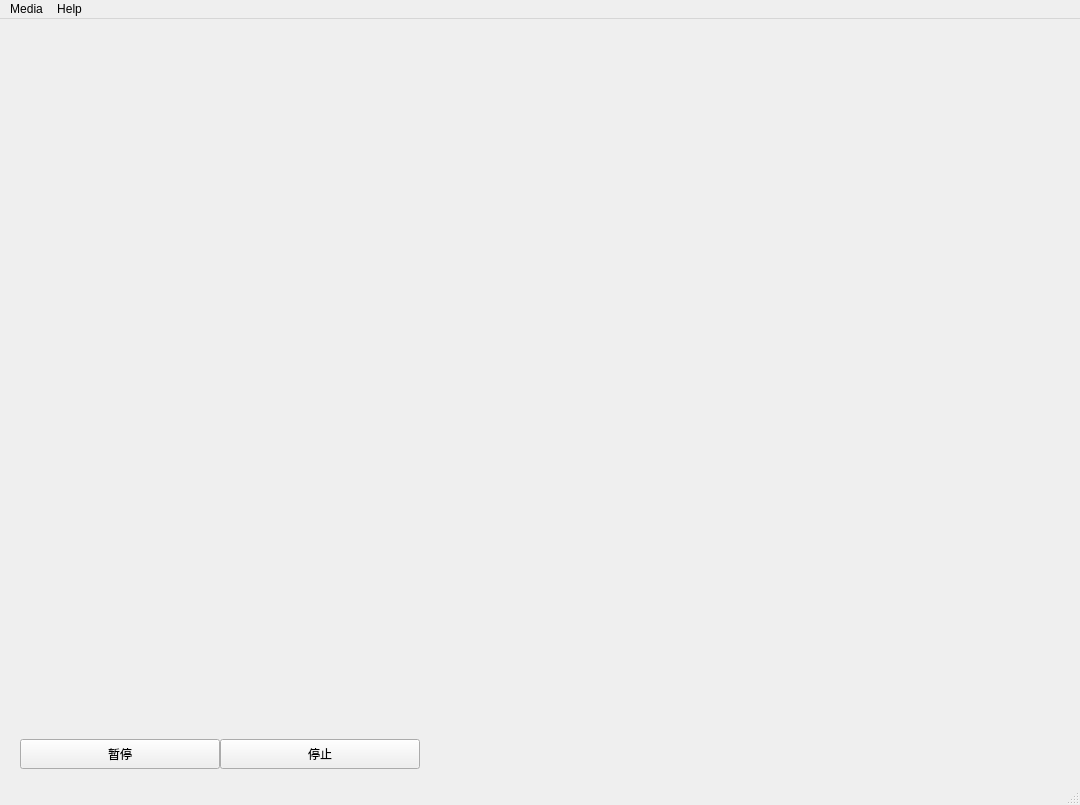
<?xml version="1.0" encoding="UTF-8"?>
<ui version="4.0">
 <class>SimplePlayer</class>
 <widget class="QMainWindow" name="SimplePlayer">
  <property name="geometry">
   <rect>
    <x>0</x>
    <y>0</y>
    <width>1080</width>
    <height>805</height>
   </rect>
  </property>
  <property name="windowTitle">
   <string>Demo Player</string>
  </property>
  <widget class="QWidget" name="centralwidget">
   <widget class="VlcWidgetVideo" name="video" native="true">
    <property name="geometry">
     <rect>
      <x>0</x>
      <y>0</y>
      <width>1080</width>
      <height>701</height>
     </rect>
    </property>
    <property name="styleSheet">
     <string notr="true"/>
    </property>
   </widget>
   <widget class="QWidget" name="layoutWidget">
    <property name="geometry">
     <rect>
      <x>11</x>
      <y>850</y>
      <width>2</width>
      <height>29</height>
     </rect>
    </property>
    <layout class="QVBoxLayout" name="verticalLayout">
     <item>
      <widget class="VlcWidgetSeek" name="seek" native="true">
       <property name="sizePolicy">
        <sizepolicy hsizetype="Preferred" vsizetype="Maximum">
         <horstretch>0</horstretch>
         <verstretch>0</verstretch>
        </sizepolicy>
       </property>
      </widget>
     </item>
     <item>
      <widget class="VlcWidgetVolumeSlider" name="volume" native="true">
       <property name="sizePolicy">
        <sizepolicy hsizetype="Preferred" vsizetype="Maximum">
         <horstretch>0</horstretch>
         <verstretch>0</verstretch>
        </sizepolicy>
       </property>
      </widget>
     </item>
    </layout>
   </widget>
   <widget class="QPushButton" name="pause">
    <property name="geometry">
     <rect>
      <x>20</x>
      <y>720</y>
      <width>200</width>
      <height>30</height>
     </rect>
    </property>
    <property name="text">
     <string>暂停</string>
    </property>
    <property name="checkable">
     <bool>true</bool>
    </property>
   </widget>
   <widget class="QPushButton" name="stop">
    <property name="geometry">
     <rect>
      <x>220</x>
      <y>720</y>
      <width>200</width>
      <height>30</height>
     </rect>
    </property>
    <property name="text">
     <string>停止</string>
    </property>
   </widget>
  </widget>
  <widget class="QMenuBar" name="menubar">
   <property name="geometry">
    <rect>
     <x>0</x>
     <y>0</y>
     <width>1080</width>
     <height>25</height>
    </rect>
   </property>
   <widget class="QMenu" name="menuFile">
    <property name="title">
     <string>Media</string>
    </property>
    <addaction name="actionOpenLocal"/>
    <addaction name="actionOpenUrl"/>
    <addaction name="separator"/>
    <addaction name="actionQuit"/>
   </widget>
   <widget class="QMenu" name="menuHelp">
    <property name="title">
     <string>Help</string>
    </property>
    <addaction name="actionUsage"/>
    <addaction name="actionContact"/>
   </widget>
   <addaction name="menuFile"/>
   <addaction name="menuHelp"/>
  </widget>
  <widget class="QStatusBar" name="statusbar"/>
  <action name="actionQuit">
   <property name="text">
    <string>Quit</string>
   </property>
  </action>
  <action name="actionPause">
   <property name="checkable">
    <bool>true</bool>
   </property>
   <property name="text">
    <string>Pause</string>
   </property>
  </action>
  <action name="actionStop">
   <property name="text">
    <string>Stop</string>
   </property>
  </action>
  <action name="actionOpenLocal">
   <property name="text">
    <string>Open local file</string>
   </property>
  </action>
  <action name="actionOpenUrl">
   <property name="text">
    <string>Open URL</string>
   </property>
  </action>
  <action name="actionContact">
   <property name="text">
    <string>About</string>
   </property>
  </action>
  <action name="actionUsage">
   <property name="text">
    <string>Usage</string>
   </property>
  </action>
 </widget>
 <customwidgets>
  <customwidget>
   <class>VlcWidgetVideo</class>
   <extends>QWidget</extends>
   <header location="global">VLCQtWidgets/WidgetVideo.h</header>
   <container>1</container>
   <slots>
    <signal>fullscreen()</signal>
    <slot>toggleFullscreen()</slot>
   </slots>
  </customwidget>
  <customwidget>
   <class>VlcWidgetVolumeSlider</class>
   <extends>QWidget</extends>
   <header location="global">VLCQtWidgets/WidgetVolumeSlider.h</header>
   <container>1</container>
   <slots>
    <slot>mute()</slot>
    <slot>volumeUp()</slot>
    <slot>volumeDown()</slot>
   </slots>
  </customwidget>
  <customwidget>
   <class>VlcWidgetSeek</class>
   <extends>QWidget</extends>
   <header location="global">VLCQtWidgets/WidgetSeek.h</header>
   <container>1</container>
  </customwidget>
 </customwidgets>
 <resources/>
 <connections>
  <connection>
   <sender>actionQuit</sender>
   <signal>triggered()</signal>
   <receiver>SimplePlayer</receiver>
   <slot>close()</slot>
   <hints>
    <hint type="sourcelabel">
     <x>-1</x>
     <y>-1</y>
    </hint>
    <hint type="destinationlabel">
     <x>399</x>
     <y>299</y>
    </hint>
   </hints>
  </connection>
 </connections>
</ui>
